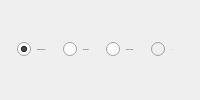
                        <widget class="QWidget" name="widget" native="true">
                         <layout class="QHBoxLayout" name="selectVideoH">
                          <item>
                           <widget class="QRadioButton" name="rdDownloadFromLink">
                            <property name="sizePolicy">
                             <sizepolicy hsizetype="Fixed" vsizetype="Fixed">
                              <horstretch>0</horstretch>
                              <verstretch>0</verstretch>
                             </sizepolicy>
                            </property>
                            <property name="font">
                             <font>
                              <pointsize>-1</pointsize>
                             </font>
                            </property>
                            <property name="text">
                             <string>Tải video theo Link</string>
                            </property>
                            <property name="checked">
                             <bool>true</bool>
                            </property>
                           </widget>
                          </item>
                          <item>
                           <widget class="QRadioButton" name="rdFullChannel">
                            <property name="sizePolicy">
                             <sizepolicy hsizetype="Fixed" vsizetype="Fixed">
                              <horstretch>0</horstretch>
                              <verstretch>0</verstretch>
                             </sizepolicy>
                            </property>
                            <property name="font">
                             <font>
                              <pointsize>-1</pointsize>
                             </font>
                            </property>
                            <property name="text">
                             <string>Tải Full kênh</string>
                            </property>
                           </widget>
                          </item>
                          <item>
                           <widget class="QRadioButton" name="rdFromKey">
                            <property name="sizePolicy">
                             <sizepolicy hsizetype="Fixed" vsizetype="Fixed">
                              <horstretch>0</horstretch>
                              <verstretch>0</verstretch>
                             </sizepolicy>
                            </property>
                            <property name="font">
                             <font>
                              <pointsize>-1</pointsize>
                             </font>
                            </property>
                            <property name="text">
                             <string>Tải theo từ khóa</string>
                            </property>
                           </widget>
                          </item>
                          <item>
                           <widget class="QRadioButton" name="rdError">
                            <property name="enabled">
                             <bool>false</bool>
                            </property>
                            <property name="sizePolicy">
                             <sizepolicy hsizetype="Fixed" vsizetype="Fixed">
                              <horstretch>0</horstretch>
                              <verstretch>0</verstretch>
                             </sizepolicy>
                            </property>
                            <property name="font">
                             <font>
                              <pointsize>-1</pointsize>
                             </font>
                            </property>
                            <property name="text">
                             <string>Error</string>
                            </property>
                           </widget>
                          </item>
                         </layout>
                        </widget>
